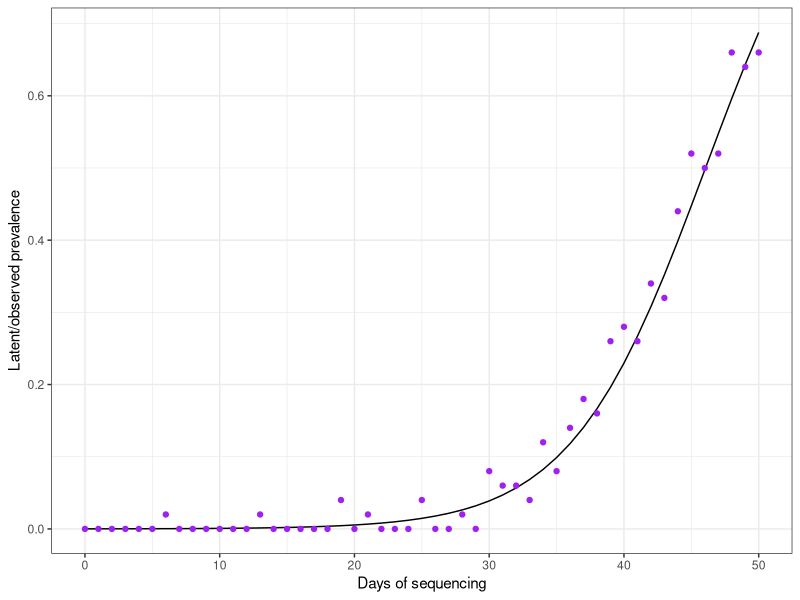
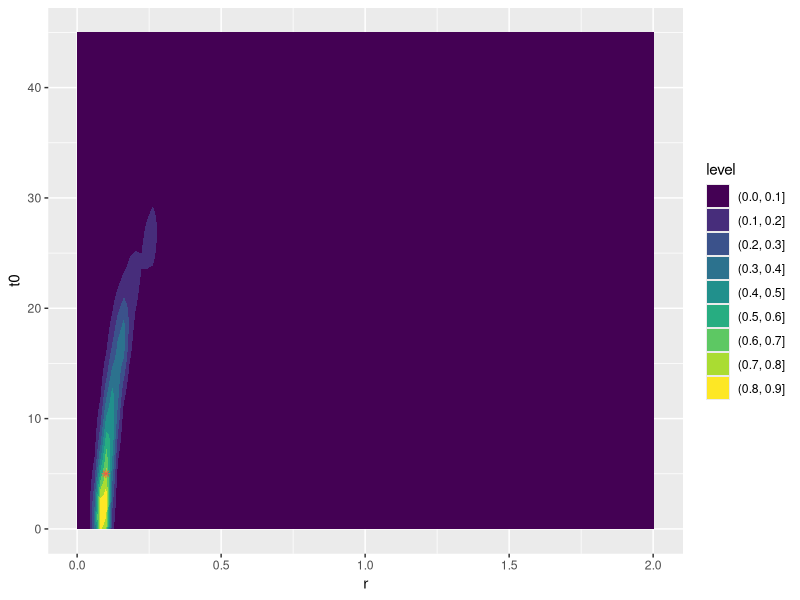
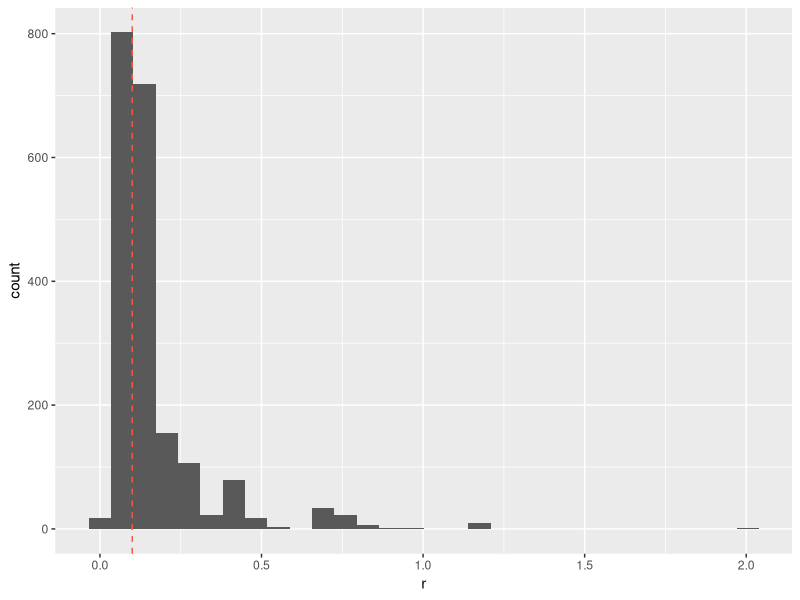

Write R code to recreate these figures, in order. (Note: this script raises an error after producing the figures.)
library(tidyverse)
# library(matrixStats) # for logSumExp

# part one: derive _simulation_ based probability of success for a logistic prevalence curve for their
# prescribed n. If they do not match we know something is up
growth_model <- function(ts, q0, r) {
    a <- 1/q0 - 1
    1 / (1 + a*exp(-r * ts))
}

gm_proflik_optim <- function(y, n, q0=1e-4) {
    if (all(y == 0))
        return(tibble(t0=length(y)-1, r=0)) # basically a definition
    rmax <- optimize(
        function(r) gm_log_lik(r, y, n, q0),
        interval=c(0, 3),
        maximum=TRUE
    )$maximum
    t0max <- gm_t0_est(rmax, y, n, q0)
    return(tibble(t0=t0max, r=rmax))
}

# assumes length of y and ts are the same
gm_log_lik <- function(r, y, n, q0=1e-4) {
    ts <- seq_along(y)-1
    Tmax <- last(ts)
    t0 <- gm_t0_est(r, y, n, q0)
    q <- c(rep(0, t0), growth_model(0:(Tmax-t0-1), q0, r))
    sum(dbinom(y, n, q, log=TRUE))
    # if (last(ts) < t0) {
    #     if (any(y > 0))
    #         return(-Inf)
    #     return(0)
    # }
    # if (r <= 0)
    #     return(-Inf)
    # ts_growth <- ts[ts >= t0] - t0
    # q <- c(rep(0, sum(ts < t0)), growth_model(ts_growth, q0, r))
    # sum(dbinom(y, n, q, log=TRUE))
}

gm_t0_est <- function(r, y, n, q0=1e-4) {
    ts <- seq_along(y)-1
    Tmax <- last(ts)
    q <- growth_model(ts, q0, r)
    cond_lik <- map_dbl(ts, \(t0) {
        qshift <- c(rep(0, t0), q[1:(Tmax-t0+1)])
        # print(paste0(t0, " --- ", qshift))
        sum(dbinom(y, n, qshift, log=TRUE))
    })
    ts[which.max(cond_lik)]
}

gm_marg_log_lik <- function(r, y, n, q0=1e-4) {
    ts <- seq_along(y)-1
    q <- growth_model(ts, q0, r)
    
    ts_growth <- ts[ts >= t0] - t0
    sum(dbinom(y, n, q, log=TRUE))
}

simulate_data <- function(tmax, n, t0_true, q0_true, r_true, nsim=10000) {
    ts <- 0:tmax # timesteps we assume sequencing will take place
    ts_growth_true <- 0:(tmax-t0_true-1)
    q_true <- c(rep(0, t0_true), growth_model(ts_growth_true, q0_true, r_true))
    
    y <- map(1:nsim, \(rep) rbinom(tmax+1, n, q_true))
    return(list(y=y, n=n, t0=t0_true, q0=q0_true, r=r_true, tmax=tmax, qmax=last(q_true)))
}

t <- seq(0, 50, 1)
qt <- growth_model(t, 1/10000, 0.2)
y <- rbinom(0:50, 50, qt)

ggplot(tibble(t, qt, y), aes(t, qt)) +
    geom_line() +
    geom_point(aes(y=y/50), col="purple") +
    labs(x="Days of sequencing", y="Latent/observed prevalence") +
    theme_bw() +
    # theme(plot.background=element_blank(), panel.border=element_blank(), panel.background=element_blank())
    theme(rect=element_rect(fill="transparent"))

voc_detect_prob <- function(tmax, q, n, nsim=10000) {
    sims <- map_lgl(1:nsim, ~any(rbinom(tmax, n, q[1:tmax]) > 0))
    mean(sims)
}

voc_growth_ci_mc <- function(sim_true, nsim=length(ytrue), level=0.95) {
    ysub <- sample(sim_true$y, nsim) # shuffle/downsample true data
    mle <- map_dfr(ysub, \(y) gm_proflik_optim(y, sim_true$n, sim_true$q0))
    
    quants <- c((1 - level)/2, (1 + level)/2)
    ci <- quantile(mle$r, quants)
    return(list(
        y=ysub,
        mle=mle,
        ci=ci,
        error=max(abs(ci - sim_true$r)),
        cv=sd(mle$r) / sim_true$r,
        cv_obs=sd(mle$r) / mean(mle$r)
    ))
}

dom_time <- function(q0, r) {
    a <- 1/q0 - 1
    log(a) / r
}

voc_dom_time <- function(tmax, q0_true, r_true, n, nsim=10000, level=0.95) {
    ts <- 0:tmax # timesteps we assume sequencing will take place
    q_true <- growth_model(ts, q0_true, r_true)
    dom_true <- dom_time(q0_true, r_true)
    
    dom_times <- map_dbl(1:nsim, \(rep) {
        y <- rbinom(tmax+1, n, q_true)
        # ML values for q0 and r
        mlp <- optim(
            c(q0_true, r_true), function(p) gm_log_lik(p, y, n, ts), 
            method="L-BFGS-B",
            lower=c(1e-7, 1e-6), upper=c(0.2, 0.8), # TODO: fix problem of high r = error (q=1 but y=0)
            control=list(fnscale=-1)
        )$par
        
        dom_time(mlp[1], mlp[2])
    })
    
    quants <- c((1 - level)/2, (1 + level)/2)
    ci <- quantile(dom_times, quants)
    return(list(
        mle=dom_times,
        ci=ci,
        error=max(abs(ci - dom_true))
    ))
}

find_sample_size <- function(criterion, q, tmax, nsim=10000) {
    # todo not really useful since ur gonna plot as func of sample size anyway
}

# TODO plot as function of n and tmax - how many samples needed for various windows/prevalences?
voc_detect_prob(30, qt, 200)

sim_true <- simulate_data(45, 100, 5, 1e-4, 0.1, nsim=10000)

res_growth <- voc_growth_ci_mc(sim_true, nsim=2000)

ggplot(res_growth$mle, aes(r, t0)) +
    geom_density_2d_filled() +
    annotate("point", x=0.1, y=5, col="tomato2", shape=8)

ggplot(res_growth$mle, aes(r)) +
    geom_histogram() +
    geom_vline(xintercept=0.1, col="tomato2", linetype="dashed")

res_growth$error

###
design_grid <- expand_grid(tmax=c(30, 60, 5), n=c(100, 250, 400))

design_grid |> 
    mutate(err=map2_dbl())
map2_dfr(design_grid$tmax, design_grid$n, \(tmax, n) {
    sim_true <- simulate_data(tmax, n, 5, 1e-4, 0.1, nsim=10000)
    res <- voc_growth_ci_mc(sim_true, nsim=2000)
})

# how many samples are needed, *as a function of the final prevalence/days of observation*,
# to have a 95% chance of an error less than 0.05 for the growth rate, assuming a true growth rate 
# of 0.1?

# (this is definitely where an analytical formula would be useful)

function(tmax, error=0.05, level=0.95) { # tmax should be more than t0=5
    nprev <- 0
    ncurr <- 100
    nmax <- 10000
    sat_prev <- FALSE
    while ((ncurr < nmax) & (ncurr - nprev) > 10) { # TODO check this
        n <- ncurr
        sim_true <- simulate_data(tmax, n, 5, 1e-4, 0.1, nsim=5000)
        res <- voc_growth_ci_mc(sim_true, nsim=500, level=level)
        
        if (res$error <= error) {
            ncurr <- ceiling((ncurr-nprev)/2)
        }
        else {
            ncurr <- 2*ncurr
        }
        nprev <- n
    }
    
}

###

res_dom <- voc_dom_time(60, 1e-4, 0.1, 50, nsim=5000)

ggplot(tibble(x=res_dom$mle), aes(x)) +
    geom_density(adjust=1, bounds=c(0, 250)) +
    geom_vline(xintercept=dom_time(1e-4, 0.1), linewidth=1.04, linetype="dashed", col="purple") +
    # coord_cartesian(xlim=c(0, 200)) +
    labs(x="estimated dom. time", y="density") +
    theme_bw()
